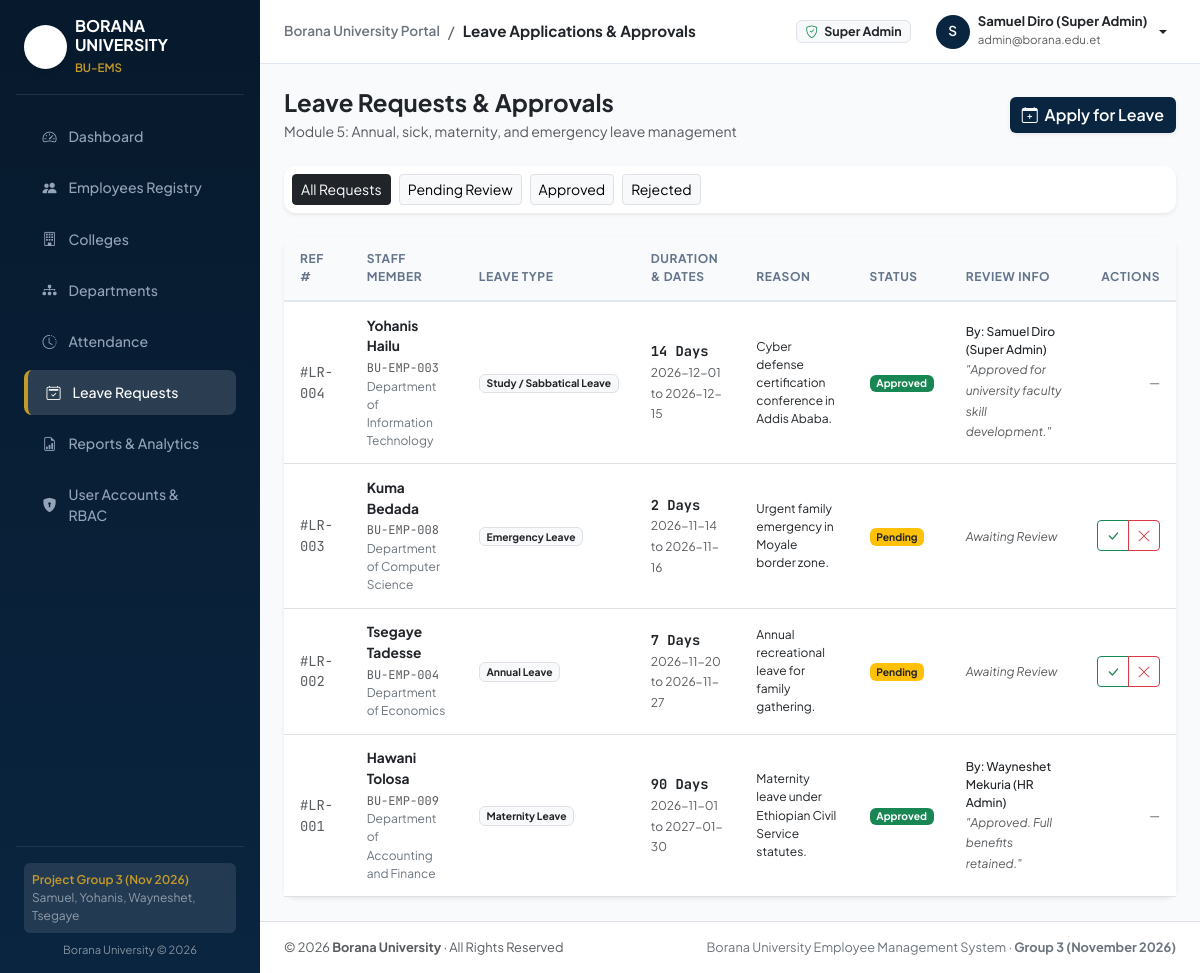
/admin/leaves/index.php (signed in), run on the app's committed database.
### tables this page shows
CREATE TABLE IF NOT EXISTS `users` (
  `id` INT UNSIGNED AUTO_INCREMENT PRIMARY KEY,
  `employee_id` VARCHAR(30) NULL UNIQUE,
  `username` VARCHAR(60) NOT NULL UNIQUE,
  `password_hash` VARCHAR(255) NOT NULL,
  `role_id` INT UNSIGNED NOT NULL,
  `email` VARCHAR(100) NOT NULL UNIQUE,
  `full_name` VARCHAR(150) NOT NULL,
  `is_active` TINYINT(1) DEFAULT 1,
  `last_login` DATETIME NULL,
  `created_at` TIMESTAMP DEFAULT CURRENT_TIMESTAMP,
  `updated_at` TIMESTAMP DEFAULT CURRENT_TIMESTAMP ON UPDATE CURRENT_TIMESTAMP,
  CONSTRAINT `fk_user_role` FOREIGN KEY (`role_id`) 
    REFERENCES `roles`(`id`) ON DELETE RESTRICT ON UPDATE CASCADE,
  CONSTRAINT `fk_user_employee` FOREIGN KEY (`employee_id`) 
    REFERENCES `employees`(`employee_id`) ON DELETE SET NULL ON UPDATE CASCADE
);

CREATE TABLE IF NOT EXISTS `leave_requests` (
  `id` INT UNSIGNED AUTO_INCREMENT PRIMARY KEY,
  `employee_id` VARCHAR(30) NOT NULL,
  `leave_type_id` INT UNSIGNED NOT NULL,
  `start_date` DATE NOT NULL,
  `end_date` DATE NOT NULL,
  `days_requested` INT UNSIGNED NOT NULL,
  `reason` TEXT NOT NULL,
  `attachment_path` VARCHAR(255) NULL,
  `status` ENUM('pending', 'approved', 'rejected') NOT NULL DEFAULT 'pending',
  `applied_at` TIMESTAMP DEFAULT CURRENT_TIMESTAMP,
  `reviewed_by` INT UNSIGNED NULL COMMENT 'User ID of reviewer',
  `review_remarks` TEXT NULL,
  `reviewed_at` DATETIME NULL,
  INDEX `idx_leave_status` (`status`),
  INDEX `idx_leave_emp` (`employee_id`),
  CONSTRAINT `fk_leave_employee` FOREIGN KEY (`employee_id`) 
    REFERENCES `employees`(`employee_id`) ON DELETE CASCADE ON UPDATE CASCADE,
  CONSTRAINT `fk_leave_type` FOREIGN KEY (`leave_type_id`) 
    REFERENCES `leave_types`(`id`) ON DELETE RESTRICT ON UPDATE CASCADE,
  CONSTRAINT `fk_leave_reviewer` FOREIGN KEY (`reviewed_by`) 
    REFERENCES `users`(`id`) ON DELETE SET NULL ON UPDATE CASCADE
);

CREATE TABLE IF NOT EXISTS `employees` (
  `id` INT UNSIGNED AUTO_INCREMENT PRIMARY KEY,
  `employee_id` VARCHAR(30) NOT NULL UNIQUE,
  `first_name` VARCHAR(60) NOT NULL,
  `father_name` VARCHAR(60) NOT NULL,
  `grandfather_name` VARCHAR(60) NOT NULL,
  `gender` ENUM('Male', 'Female') NOT NULL,
  `date_of_birth` DATE NOT NULL,
  `national_id` VARCHAR(50) NOT NULL UNIQUE,
  `email` VARCHAR(100) NOT NULL UNIQUE,
  `phone` VARCHAR(30) NOT NULL,
  `emergency_contact` VARCHAR(100) NULL,
  `address` VARCHAR(255) NULL,
  `city` VARCHAR(80) DEFAULT 'Yabello',
  
   
  `staff_category` ENUM('academic', 'administrative') NOT NULL,
  `college_id` INT UNSIGNED NOT NULL,
  `department_id` INT UNSIGNED NOT NULL,
  `position` VARCHAR(120) NOT NULL,
  `academic_rank` VARCHAR(80) NULL COMMENT 'Professor, Associate Prof, Assistant Prof, Lecturer, Graduate Assistant',
  `qualification` VARCHAR(100) NOT NULL,
  `specialization` VARCHAR(150) NULL,
  `employment_type` ENUM('Full-Time', 'Contract', 'Part-Time') DEFAULT 'Full-Time',
  `hire_date` DATE NOT NULL,
  `salary` DECIMAL(10,2) NOT NULL DEFAULT 0.00,
  `status` ENUM('active', 'on_leave', 'suspended', 'retired', 'terminated') DEFAULT 'active',
  `photo_path` VARCHAR(255) NULL,
  `created_at` TIMESTAMP DEFAULT CURRENT_TIMESTAMP,
  `updated_at` TIMESTAMP DEFAULT CURRENT_TIMESTAMP ON UPDATE CURRENT_TIMESTAMP,
  
  INDEX `idx_emp_id` (`employee_id`),
  INDEX `idx_staff_cat` (`staff_category`),
  INDEX `idx_status` (`status`),
  CONSTRAINT `fk_emp_college` FOREIGN KEY (`college_id`) 
    REFERENCES `colleges`(`id`) ON DELETE RESTRICT ON UPDATE CASCADE,
  CONSTRAINT `fk_emp_dept` FOREIGN KEY (`department_id`) 
    REFERENCES `departments`(`id`) ON DELETE RESTRICT ON UPDATE CASCADE
);

CREATE TABLE IF NOT EXISTS `departments` (
  `id` INT UNSIGNED AUTO_INCREMENT PRIMARY KEY,
  `college_id` INT UNSIGNED NOT NULL,
  `code` VARCHAR(20) NOT NULL UNIQUE,
  `name` VARCHAR(150) NOT NULL,
  `head_name` VARCHAR(120) NULL,
  `office_location` VARCHAR(100) NULL,
  `email` VARCHAR(100) NULL,
  `phone` VARCHAR(30) NULL,
  `created_at` TIMESTAMP DEFAULT CURRENT_TIMESTAMP,
  `updated_at` TIMESTAMP DEFAULT CURRENT_TIMESTAMP ON UPDATE CURRENT_TIMESTAMP,
  CONSTRAINT `fk_dept_college` FOREIGN KEY (`college_id`) 
    REFERENCES `colleges`(`id`) ON DELETE RESTRICT ON UPDATE CASCADE
);

CREATE TABLE IF NOT EXISTS `leave_types` (
  `id` INT UNSIGNED AUTO_INCREMENT PRIMARY KEY,
  `name` VARCHAR(60) NOT NULL UNIQUE,
  `default_days_per_year` INT UNSIGNED NOT NULL DEFAULT 30,
  `is_paid` TINYINT(1) DEFAULT 1,
  `description` TEXT NULL
);

### includes/functions.php (called while the page is built, shortened)
<?php
function e(?string $string): string {
    return htmlspecialchars((string) $string, ENT_QUOTES | ENT_SUBSTITUTE, 'UTF-8');
}

### includes/auth.php (called while the page is built, shortened)
<?php
function is_logged_in(): bool {
    return isset($_SESSION['user']) && !empty($_SESSION['user']['id']);
}
function current_user(): ?array {
    return $_SESSION['user'] ?? null;
}
function has_role(array|string $allowed_roles): bool {
    $user_role = $_SESSION['user']['role_name'] ?? '';
    if (is_string($allowed_roles)) {
        $allowed_roles = [$allowed_roles];
    }
    if ($user_role === 'super_admin') {
        return true;
    }
    return in_array($user_role, $allowed_roles, true);
}

### admin/leaves/index.php (the view, shortened to what this page needs)
<?php
require_once APP_ROOT . '/includes/functions.php';
$pdo = require_once APP_ROOT . '/config/database.php';
require_once APP_ROOT . '/includes/auth.php';
$page_title = 'Leave Applications & Approvals';
$status_filter = trim($_GET['status'] ?? '');
$query = "
    SELECT lr.*, lt.name AS leave_type_name, e.first_name, e.father_name, d.name AS dept_name,
        u.full_name AS reviewer_name
    FROM leave_requests lr
    JOIN leave_types lt ON lr.leave_type_id = lt.id
    JOIN employees e ON lr.employee_id = e.employee_id
    LEFT JOIN departments d ON e.department_id = d.id
    LEFT JOIN users u ON lr.reviewed_by = u.id
    WHERE 1=1
";
$params = [];
$query .= " ORDER BY lr.id DESC";
$stmt = $pdo->prepare($query);
$stmt->execute($params);
$leave_requests = $stmt->fetchAll();
require_once APP_ROOT . '/includes/header.php';
require_once APP_ROOT . '/includes/sidebar.php';
?>
<div class="main-content flex-grow-1 d-flex flex-column min-vh-100" style="background-color: #f8fafc;">
    <?php require_once APP_ROOT . '/includes/navbar.php'; ?>
    <div class="container-fluid p-4">
        <div class="d-flex flex-column flex-md-row align-items-md-center justify-content-between gap-3 mb-4">
            <div>
                <h4 class="fw-bold mb-1 text-dark">Leave Requests & Approvals</h4>
                <p class="text-muted small mb-0">Module 5: Annual, sick, maternity, and emergency leave management</p>
            </div>
            <button class="btn btn-bu-navy text-white shadow-sm" data-bs-toggle="modal" data-bs-target="#applyLeaveModal">
                <i class="bi bi-calendar-plus me-1"></i> Apply for Leave
            </button>
        </div>
        <div class="card border-0 shadow-sm mb-4">
            <div class="card-body p-2 d-flex flex-wrap gap-2">
                <a href="index.php" class="btn btn-sm <?= $status_filter === '' ? 'btn-dark' : 'btn-light border' ?>">
                    All Requests
                </a>
                <a href="index.php?status=pending" class="btn btn-sm <?= $status_filter === 'pending' ? 'btn-warning text-dark' : 'btn-light border' ?>">
                    Pending Review
                </a>
                <a href="index.php?status=approved" class="btn btn-sm <?= $status_filter === 'approved' ? 'btn-success' : 'btn-light border' ?>">
                    Approved
                </a>
                <a href="index.php?status=rejected" class="btn btn-sm <?= $status_filter === 'rejected' ? 'btn-danger' : 'btn-light border' ?>">
                    Rejected
                </a>
            </div>
        </div>
        <div class="card border-0 shadow-sm">
            <div class="table-responsive">
                <table class="table table-hover align-middle mb-0">
                    <thead>
                        <tr>
                            <th>Ref #</th>
                            <th>Staff Member</th>
                            <th>Leave Type</th>
                            <th>Duration & Dates</th>
                            <th>Reason</th>
                            <th>Status</th>
                            <th>Review Info</th>
                            <th class="text-end">Actions</th>
                        </tr>
                    </thead>
                    <tbody>
                        <?php if (empty($leave_requests)): ?>
                            <tr><td colspan="8" class="text-center py-5 text-muted">No leave applications found for this filter.</td></tr>
                        <?php else: ?>
                            <?php foreach ($leave_requests as $lr): ?>
                            <tr>
                                <td class="font-mono text-muted small">#LR-<?= sprintf('%03d', $lr['id']) ?></td>
                                <td>
                                    <div class="fw-bold text-dark"><?= e($lr['first_name'] . ' ' . $lr['father_name']) ?></div>
                                    <span class="font-mono small text-muted"><?= e($lr['employee_id']) ?></span>
                                    <div class="text-secondary small"><?= e($lr['dept_name'] ?? '') ?></div>
                                </td>
                                <td>
                                    <span class="badge bg-light text-dark border"><?= e($lr['leave_type_name']) ?></span>
                                </td>
                                <td>
                                    <div class="fw-bold text-dark font-mono"><?= (int)$lr['days_requested'] ?> Days</div>
                                    <small class="text-muted"><?= e($lr['start_date']) ?> to <?= e($lr['end_date']) ?></small>
                                </td>
                                <td>
                                    <div class="small text-dark" style="max-width: 250px;"><?= e($lr['reason']) ?></div>
                                </td>
                                <td>
                                    <?php if ($lr['status'] === 'pending'): ?>
                                        <span class="badge bg-warning text-dark">Pending</span>
                                    <?php elseif ($lr['status'] === 'approved'): ?>
                                        <span class="badge bg-success">Approved</span>
                                    <?php else: ?>
                                        <span class="badge bg-danger">Rejected</span>
                                    <?php endif; ?>
                                </td>
                                <td>
                                    <?php if (!empty($lr['reviewer_name'])): ?>
                                        <small class="d-block text-dark fw-medium">By: <?= e($lr['reviewer_name']) ?></small>
                                        <small class="text-muted fst-italic">"<?= e($lr['review_remarks'] ?? '') ?>"</small>
                                    <?php else: ?>
                                        <span class="text-muted small fst-italic">Awaiting Review</span>
                                    <?php endif; ?>
                                </td>
                                <td class="text-end">
                                    <?php if ($lr['status'] === 'pending' && has_role(['super_admin', 'hr_admin', 'department_head'])): ?>
                                        <div class="btn-group btn-group-sm">
                                            <button type="button" class="btn btn-outline-success" data-bs-toggle="modal" data-bs-target="#reviewModal<?= $lr['id'] ?>_approve" title="Approve">
                                                <i class="bi bi-check-lg"></i>
                                            </button>
                                            <button type="button" class="btn btn-outline-danger" data-bs-toggle="modal" data-bs-target="#reviewModal<?= $lr['id'] ?>_reject" title="Reject">
                                                <i class="bi bi-x-lg"></i>
                                            </button>
                                        </div>
                                    <?php else: ?>
                                        <span class="text-muted small">&mdash;</span>
                                    <?php endif; ?>
                                </td>
                            </tr>
                            <?php endforeach; ?>
                        <?php endif; ?>
                    </tbody>
                </table>
            </div>
        </div>
    </div>
<?php require_once APP_ROOT . '/includes/footer.php'; ?>

### includes/navbar.php (shortened to what this page needs)
<?php
$user = current_user();
?>
<nav class="top-navbar d-flex align-items-center justify-content-between px-4 no-print flex-grow-1">
    <div class="d-flex align-items-center gap-2">
        <span class="fw-semibold text-secondary" style="font-size: 0.85rem;">Borana University Portal</span>
        <span class="text-muted">/</span>
        <span class="fw-bold text-dark" style="font-size: 0.95rem;"><?= e($page_title ?? 'Dashboard') ?></span>
    </div>
    <div class="d-flex align-items-center gap-3">
        <span class="badge bg-light text-dark border px-2.5 py-1.5" style="font-size: 0.78rem;">
            <i class="bi bi-shield-check text-success me-1"></i>
            <?= e(ucwords(str_replace('_', ' ', $user['role_name'] ?? 'Guest'))) ?>
        </span>
        <div class="dropdown">
            <button class="btn btn-sm btn-link text-dark text-decoration-none dropdown-toggle d-flex align-items-center gap-2" type="button" data-bs-toggle="dropdown" aria-expanded="false">
                <div class="bg-bu-navy text-white rounded-circle d-flex align-items-center justify-content-center" style="width: 34px; height: 34px; font-size: 0.85rem; font-weight: 600;">
                    <?= strtoupper(substr($user['full_name'] ?? 'U', 0, 1)) ?>
                </div>
                <div class="text-start d-none d-md-block">
                    <div class="fw-bold" style="font-size: 0.82rem; line-height: 1.1;"><?= e($user['full_name'] ?? 'Guest User') ?></div>
                    <small class="text-muted" style="font-size: 0.72rem;"><?= e($user['email'] ?? '') ?></small>
                </div>
            </button>
        </div>
    </div>
</nav>

### assets/css/style.css (style rules this page uses)
:root { --bu-navy: #0a2540; --bu-navy-dark: #07192c; --bu-navy-light: #163e66; --bu-gold: #c59b27; --bu-gold-light: #dfb238; --bu-sidebar-width: 260px; --bu-bg-body: #f8fafc; }
body { font-family: 'Plus Jakarta Sans', system-ui, -apple-system, BlinkMacSystemFont, "Segoe UI", Roboto, sans-serif; background-color: var(--bu-bg-body); color: #1e293b; min-height: 100vh; }
.font-mono { font-family: 'JetBrains Mono', SFMono-Regular, Menlo, Monaco, Consolas, monospace; }
.bg-bu-navy { background-color: var(--bu-navy) !important; }
.btn-bu-navy { background-color: var(--bu-navy); color: #ffffff; font-weight: 600; border: none; transition: background-color 0.2s ease, transform 0.1s ease; }
.top-navbar { background-color: #ffffff; border-bottom: 1px solid #e2e8f0; height: 64px; position: sticky; top: 0; z-index: 1020; }
.card { border: 1px solid #e2e8f0; box-shadow: 0 1px 3px 0 rgba(0, 0, 0, 0.04); border-radius: 12px; transition: box-shadow 0.2s ease; }
.table th { font-size: 0.75rem; text-transform: uppercase; letter-spacing: 0.05em; color: #64748b; font-weight: 700; background-color: #f8fafc; border-bottom: 2px solid #e2e8f0; padding: 0.85rem 1rem; }
.table td { vertical-align: middle; font-size: 0.86rem; padding: 0.85rem 1rem; }

### data on the page
users: full_name "S", full_name "Samuel Diro (Super Admin)"
leave_requests: id "004", employees.first_name+father_name "Yohanis Hailu", employee "BU-EMP-003", departments.name "Department of Information Technology", leave_type.name "Study / Sabbatical Leave", days_requested "14", start_date "2026-12-01", end_date "2026-12-15", reason "Cyber defense certification conference in Addis Ababa.", status "Approved", reviewed_by.full_name "Samuel Diro (Super Admin)", review_remarks "Approved for university faculty skill development."
leave_requests: id "003", employees.first_name+father_name "Kuma Bedada", employee "BU-EMP-008", departments.name "Department of Computer Science", leave_type.name "Emergency Leave", days_requested "2", start_date "2026-11-14", end_date "2026-11-16", reason "Urgent family emergency in Moyale border zone.", status "Pending", shows "Awaiting Review"
leave_requests: id "002", employees.first_name+father_name "Tsegaye Tadesse", employee "BU-EMP-004", departments.name "Department of Economics", leave_type.name "Annual Leave", days_requested "7", start_date "2026-11-20", end_date "2026-11-27", reason "Annual recreational leave for family gathering.", status "Pending", shows "Awaiting Review"
leave_requests: id "001", employees.first_name+father_name "Hawani Tolosa", employee "BU-EMP-009", departments.name "Department of Accounting and Finance", leave_type.name "Maternity Leave", days_requested "90", start_date "2026-11-01", end_date "2027-01-30", reason "Maternity leave under Ethiopian Civil Service statutes.", status "Approved", reviewed_by.full_name "Wayneshet Mekuria (HR Admin)", review_remarks "Approved. Full benefits retained."

### other printed values
$app_config['institution_name'] "BORANA UNIVERSITY"
$app_config['app_short_name'] "BU-EMS"
$page_title "Leave Applications & Approvals"
str_replace('_', ' ', $user['role_name'] ?? 'Guest') "Super Admin"
$user['email'] "admin@borana.edu.et"
$app_config['institution_name'] "Borana University"
$app_config['app_name'] "Borana University Employee Management System"
$app_config['project_group'] "Group 3"
$app_config['project_submission'] "November 2026"
